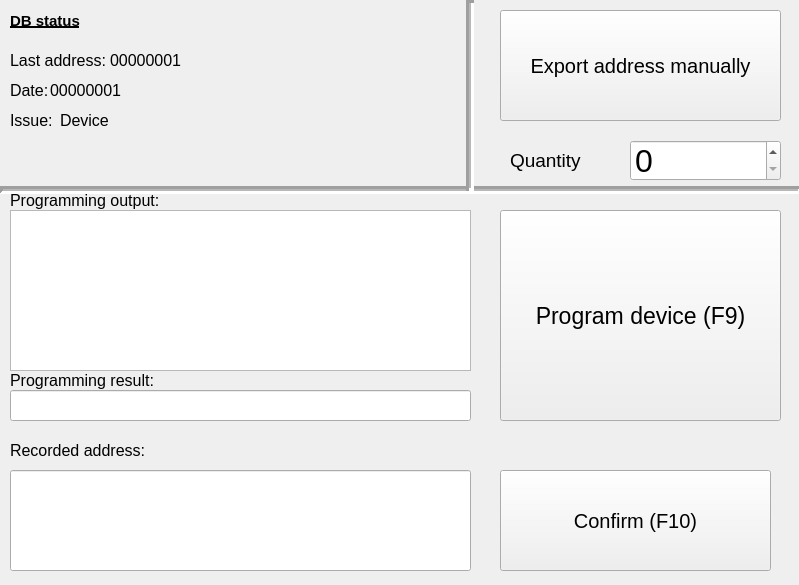
<?xml version="1.0" encoding="UTF-8"?>
<ui version="4.0">
 <class>MainWindow</class>
 <widget class="QMainWindow" name="MainWindow">
  <property name="geometry">
   <rect>
    <x>0</x>
    <y>0</y>
    <width>799</width>
    <height>585</height>
   </rect>
  </property>
  <property name="maximumSize">
   <size>
    <width>800</width>
    <height>600</height>
   </size>
  </property>
  <property name="windowTitle">
   <string>STK500 Programming Tool</string>
  </property>
  <widget class="QWidget" name="centralwidget">
   <widget class="QPushButton" name="programmButton">
    <property name="geometry">
     <rect>
      <x>500</x>
      <y>210</y>
      <width>281</width>
      <height>211</height>
     </rect>
    </property>
    <property name="font">
     <font>
      <pointsize>17</pointsize>
     </font>
    </property>
    <property name="text">
     <string>Program device (F9)</string>
    </property>
   </widget>
   <widget class="QPushButton" name="exportAddress">
    <property name="geometry">
     <rect>
      <x>500</x>
      <y>10</y>
      <width>281</width>
      <height>111</height>
     </rect>
    </property>
    <property name="font">
     <font>
      <pointsize>15</pointsize>
     </font>
    </property>
    <property name="text">
     <string>Export address manually</string>
    </property>
   </widget>
   <widget class="QPlainTextEdit" name="logdata">
    <property name="geometry">
     <rect>
      <x>10</x>
      <y>210</y>
      <width>461</width>
      <height>161</height>
     </rect>
    </property>
    <property name="readOnly">
     <bool>true</bool>
    </property>
    <property name="plainText">
     <string/>
    </property>
   </widget>
   <widget class="QLabel" name="label_2">
    <property name="geometry">
     <rect>
      <x>10</x>
      <y>190</y>
      <width>191</width>
      <height>21</height>
     </rect>
    </property>
    <property name="font">
     <font>
      <pointsize>12</pointsize>
     </font>
    </property>
    <property name="text">
     <string>Programming output:</string>
    </property>
   </widget>
   <widget class="QSpinBox" name="addressQnt">
    <property name="geometry">
     <rect>
      <x>630</x>
      <y>140</y>
      <width>151</width>
      <height>41</height>
     </rect>
    </property>
    <property name="font">
     <font>
      <pointsize>24</pointsize>
     </font>
    </property>
   </widget>
   <widget class="QLabel" name="label_3">
    <property name="geometry">
     <rect>
      <x>510</x>
      <y>150</y>
      <width>101</width>
      <height>21</height>
     </rect>
    </property>
    <property name="font">
     <font>
      <pointsize>14</pointsize>
     </font>
    </property>
    <property name="text">
     <string>Quantity</string>
    </property>
   </widget>
   <widget class="QLineEdit" name="currentID">
    <property name="geometry">
     <rect>
      <x>10</x>
      <y>470</y>
      <width>461</width>
      <height>101</height>
     </rect>
    </property>
    <property name="font">
     <font>
      <pointsize>60</pointsize>
     </font>
    </property>
    <property name="text">
     <string/>
    </property>
    <property name="readOnly">
     <bool>true</bool>
    </property>
   </widget>
   <widget class="QPushButton" name="programmOk">
    <property name="enabled">
     <bool>true</bool>
    </property>
    <property name="geometry">
     <rect>
      <x>500</x>
      <y>470</y>
      <width>271</width>
      <height>101</height>
     </rect>
    </property>
    <property name="font">
     <font>
      <pointsize>15</pointsize>
     </font>
    </property>
    <property name="autoFillBackground">
     <bool>false</bool>
    </property>
    <property name="text">
     <string>Confirm (F10)</string>
    </property>
    <property name="checkable">
     <bool>false</bool>
    </property>
    <property name="autoDefault">
     <bool>false</bool>
    </property>
    <property name="flat">
     <bool>false</bool>
    </property>
   </widget>
   <widget class="Line" name="line">
    <property name="geometry">
     <rect>
      <x>0</x>
      <y>180</y>
      <width>801</width>
      <height>20</height>
     </rect>
    </property>
    <property name="lineWidth">
     <number>3</number>
    </property>
    <property name="midLineWidth">
     <number>2</number>
    </property>
    <property name="orientation">
     <enum>Qt::Horizontal</enum>
    </property>
   </widget>
   <widget class="QLabel" name="label_4">
    <property name="geometry">
     <rect>
      <x>10</x>
      <y>10</y>
      <width>201</width>
      <height>21</height>
     </rect>
    </property>
    <property name="font">
     <font>
      <pointsize>11</pointsize>
      <weight>75</weight>
      <bold>true</bold>
      <underline>true</underline>
     </font>
    </property>
    <property name="text">
     <string>DB status</string>
    </property>
   </widget>
   <widget class="QLabel" name="label_5">
    <property name="geometry">
     <rect>
      <x>10</x>
      <y>50</y>
      <width>101</width>
      <height>21</height>
     </rect>
    </property>
    <property name="font">
     <font>
      <pointsize>12</pointsize>
     </font>
    </property>
    <property name="text">
     <string>Last address:</string>
    </property>
   </widget>
   <widget class="QLabel" name="label_6">
    <property name="geometry">
     <rect>
      <x>10</x>
      <y>80</y>
      <width>41</width>
      <height>21</height>
     </rect>
    </property>
    <property name="font">
     <font>
      <pointsize>12</pointsize>
     </font>
    </property>
    <property name="text">
     <string>Date:</string>
    </property>
   </widget>
   <widget class="QLabel" name="lastID">
    <property name="geometry">
     <rect>
      <x>110</x>
      <y>50</y>
      <width>201</width>
      <height>21</height>
     </rect>
    </property>
    <property name="font">
     <font>
      <pointsize>12</pointsize>
     </font>
    </property>
    <property name="text">
     <string>00000001</string>
    </property>
   </widget>
   <widget class="QLabel" name="lastTime">
    <property name="geometry">
     <rect>
      <x>50</x>
      <y>80</y>
      <width>311</width>
      <height>21</height>
     </rect>
    </property>
    <property name="font">
     <font>
      <pointsize>12</pointsize>
     </font>
    </property>
    <property name="text">
     <string>00000001</string>
    </property>
   </widget>
   <widget class="QLabel" name="label_9">
    <property name="geometry">
     <rect>
      <x>10</x>
      <y>440</y>
      <width>211</width>
      <height>21</height>
     </rect>
    </property>
    <property name="font">
     <font>
      <pointsize>12</pointsize>
     </font>
    </property>
    <property name="text">
     <string>Recorded address:</string>
    </property>
   </widget>
   <widget class="QLabel" name="label_7">
    <property name="geometry">
     <rect>
      <x>10</x>
      <y>110</y>
      <width>41</width>
      <height>21</height>
     </rect>
    </property>
    <property name="font">
     <font>
      <pointsize>12</pointsize>
     </font>
    </property>
    <property name="text">
     <string>Issue:</string>
    </property>
   </widget>
   <widget class="QLabel" name="deviceType">
    <property name="geometry">
     <rect>
      <x>60</x>
      <y>110</y>
      <width>321</width>
      <height>21</height>
     </rect>
    </property>
    <property name="font">
     <font>
      <pointsize>12</pointsize>
     </font>
    </property>
    <property name="text">
     <string>Device</string>
    </property>
   </widget>
   <widget class="Line" name="line_2">
    <property name="geometry">
     <rect>
      <x>460</x>
      <y>0</y>
      <width>20</width>
      <height>191</height>
     </rect>
    </property>
    <property name="lineWidth">
     <number>3</number>
    </property>
    <property name="midLineWidth">
     <number>2</number>
    </property>
    <property name="orientation">
     <enum>Qt::Vertical</enum>
    </property>
   </widget>
   <widget class="QLineEdit" name="programmResult">
    <property name="geometry">
     <rect>
      <x>10</x>
      <y>390</y>
      <width>461</width>
      <height>31</height>
     </rect>
    </property>
    <property name="font">
     <font>
      <pointsize>16</pointsize>
     </font>
    </property>
    <property name="text">
     <string/>
    </property>
    <property name="readOnly">
     <bool>true</bool>
    </property>
   </widget>
   <widget class="QLabel" name="label_10">
    <property name="geometry">
     <rect>
      <x>10</x>
      <y>370</y>
      <width>421</width>
      <height>21</height>
     </rect>
    </property>
    <property name="font">
     <font>
      <pointsize>12</pointsize>
     </font>
    </property>
    <property name="text">
     <string>Programming result:</string>
    </property>
   </widget>
  </widget>
 </widget>
 <resources/>
 <connections/>
</ui>
